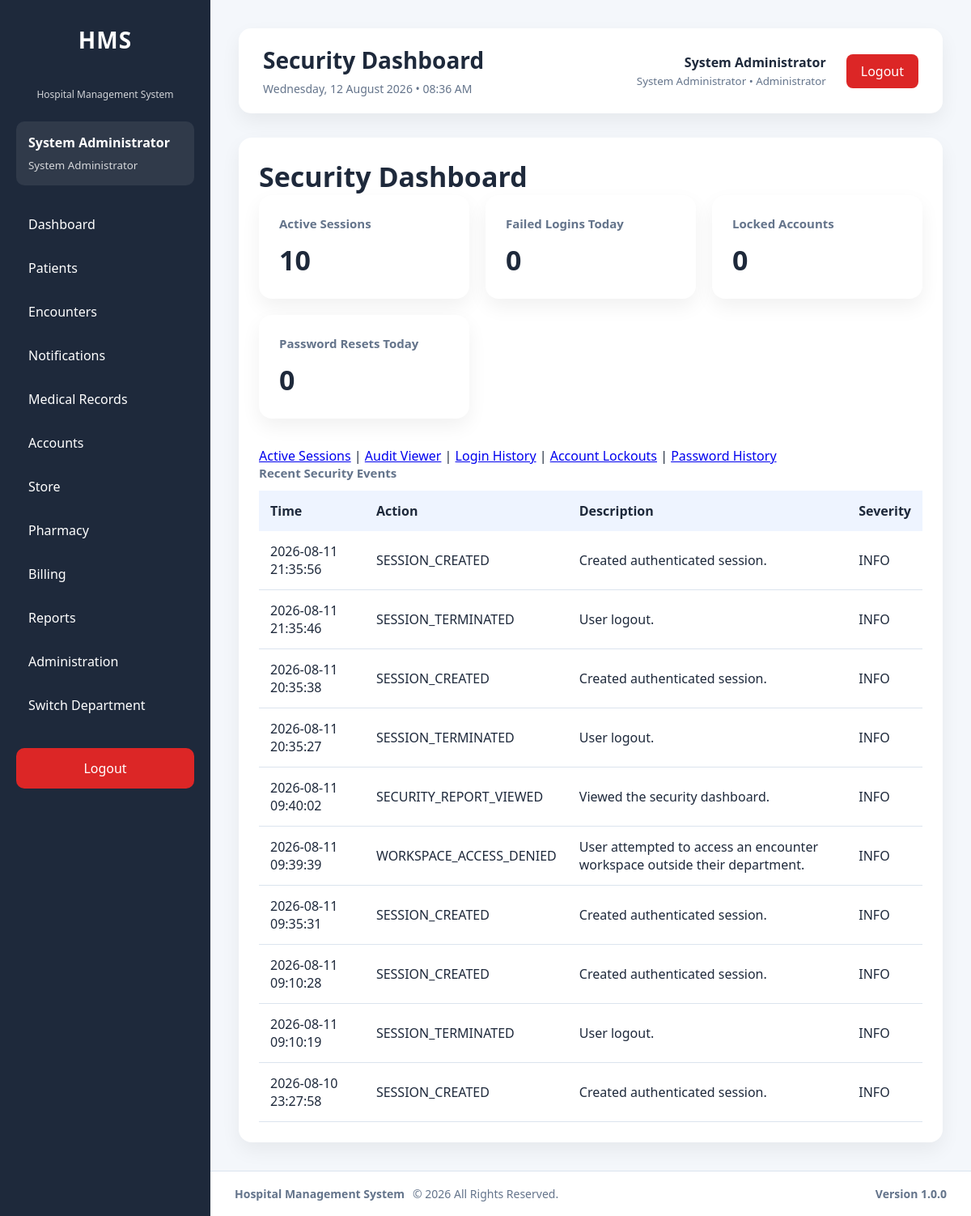
The page /modules/administration/security/dashboard.php (signed in) on the database as committed earlier.
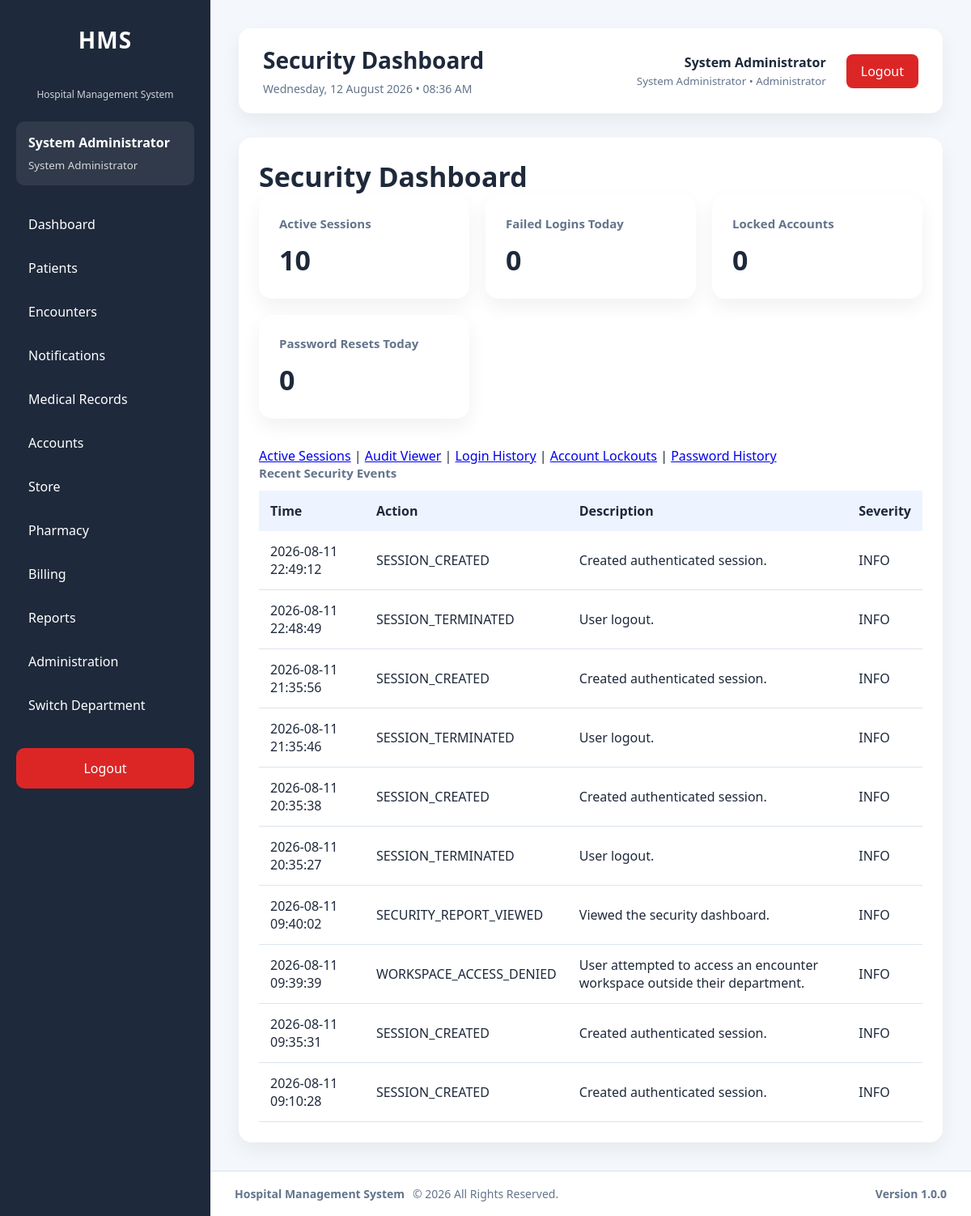
The same page on the database as committed later.
### tables this page shows
CREATE TABLE `system_settings` (
  `id` bigint(20) NOT NULL AUTO_INCREMENT,
  `setting_key` varchar(191) NOT NULL,
  `setting_value` longtext DEFAULT NULL,
  `setting_type` varchar(30) NOT NULL DEFAULT 'string',
  `setting_group` varchar(100) NOT NULL,
  `description` text DEFAULT NULL,
  `default_value` longtext DEFAULT NULL,
  `validation_rules` text DEFAULT NULL,
  `is_public` tinyint(1) NOT NULL DEFAULT 0,
  `is_editable` tinyint(1) NOT NULL DEFAULT 1,
  `is_system` tinyint(1) NOT NULL DEFAULT 0,
  `is_sensitive` tinyint(1) NOT NULL DEFAULT 0,
  `is_encrypted` tinyint(1) NOT NULL DEFAULT 0,
  `sort_order` int(11) NOT NULL DEFAULT 0,
  `created_by` int(11) DEFAULT NULL,
  `updated_by` int(11) DEFAULT NULL,
  `created_at` timestamp NOT NULL DEFAULT current_timestamp(),
  `updated_at` timestamp NULL DEFAULT NULL ON UPDATE current_timestamp(),
  PRIMARY KEY (`id`),
  UNIQUE KEY `uq_system_settings_key` (`setting_key`),
  KEY `idx_system_settings_group_order` (`setting_group`,`sort_order`,`setting_key`),
  KEY `idx_system_settings_public` (`is_public`,`setting_group`),
  KEY `idx_system_settings_system` (`is_system`,`is_editable`),
  KEY `fk_system_settings_created_by` (`created_by`),
  KEY `fk_system_settings_updated_by` (`updated_by`),
  CONSTRAINT `fk_system_settings_created_by` FOREIGN KEY (`created_by`) REFERENCES `users` (`id`) ON DELETE SET NULL ON UPDATE CASCADE,
  CONSTRAINT `fk_system_settings_updated_by` FOREIGN KEY (`updated_by`) REFERENCES `users` (`id`) ON DELETE SET NULL ON UPDATE CASCADE
);

CREATE TABLE `audit_logs` (
  `id` int(11) NOT NULL AUTO_INCREMENT,
  `user_id` int(11) DEFAULT NULL,
  `visit_id` int(11) DEFAULT NULL,
  `patient_id` int(11) DEFAULT NULL,
  `module` varchar(100) NOT NULL,
  `action` varchar(100) NOT NULL,
  `description` text DEFAULT NULL,
  `ip_address` varchar(50) DEFAULT NULL,
  `user_agent` varchar(255) DEFAULT NULL,
  `department_id` int(11) DEFAULT NULL,
  `severity` varchar(20) NOT NULL DEFAULT 'INFO',
  `event_type` varchar(100) NOT NULL DEFAULT 'GENERAL',
  `created_at` timestamp NOT NULL DEFAULT current_timestamp(),
  PRIMARY KEY (`id`),
  KEY `idx_audit_user` (`user_id`),
  KEY `idx_audit_visit` (`visit_id`),
  KEY `idx_audit_patient_created` (`patient_id`,`created_at`),
  KEY `idx_audit_module` (`module`),
  KEY `idx_audit_created` (`created_at`),
  KEY `idx_audit_action_created` (`action`,`created_at`),
  KEY `idx_audit_user_created` (`user_id`,`created_at`),
  KEY `idx_audit_ip_created` (`ip_address`,`created_at`),
  KEY `idx_audit_department_created` (`department_id`,`created_at`),
  KEY `idx_audit_module_created` (`module`,`created_at`),
  KEY `idx_audit_event_created` (`event_type`,`created_at`),
  KEY `idx_audit_severity_created` (`severity`,`created_at`),
  KEY `idx_audit_visit_created` (`visit_id`,`created_at`),
  CONSTRAINT `fk_audit_department` FOREIGN KEY (`department_id`) REFERENCES `departments` (`id`) ON DELETE SET NULL ON UPDATE CASCADE,
  CONSTRAINT `fk_audit_patient` FOREIGN KEY (`patient_id`) REFERENCES `patients` (`id`) ON DELETE SET NULL ON UPDATE CASCADE,
  CONSTRAINT `fk_audit_user` FOREIGN KEY (`user_id`) REFERENCES `users` (`id`) ON DELETE SET NULL ON UPDATE CASCADE,
  CONSTRAINT `fk_audit_visit` FOREIGN KEY (`visit_id`) REFERENCES `visits` (`id`) ON DELETE SET NULL ON UPDATE CASCADE
);

### modules/administration/security/bootstrap.php (called while the page is built, shortened)
<?php
require_once __DIR__ . '/../../../config/auth.php';
require_once __DIR__ . '/../../../config/helpers.php';
require_once __DIR__ . '/../../../services/SessionService.php';
require_once __DIR__ . '/../../../services/AuditService.php';
$securityAuditService = new AuditService($pdo);

### services/AuditService.php (called while the page is built, shortened)
<?php
class AuditService
{
    private PDO $db;
    public function __construct(PDO $db)
    {
        $this->db = $db;
    }
    private function getClientIp(): string
    {
        $keys = [
            'HTTP_CLIENT_IP',
            'HTTP_X_FORWARDED_FOR',
            'REMOTE_ADDR'
        ];
        foreach ($keys as $key) {
            if (!empty($_SERVER[$key])) {
                return trim(explode(',', $_SERVER[$key])[0]);
            }
        }
        return 'UNKNOWN';
    }
    public function search(array $filters = [], int $page = 1, int $perPage = 50): array
    {
        $page = max(1, $page);
        $perPage = min(100, max(1, $perPage));
        $where = [];
        $parameters = [];
        if (!empty($filters['module'])) {
            $where[] = 'a.module = :module';
            $parameters[':module'] = $filters['module'];
        }
        $condition = $where ? ' WHERE ' . implode(' AND ', $where) : '';
        $countStmt = $this->db->prepare('SELECT COUNT(*) FROM audit_logs a' . $condition);
        $countStmt->execute($parameters);
        $total = (int)$countStmt->fetchColumn();
        $sql = '
            SELECT a.*, u.first_name, u.last_name, u.username,
                   d.department_name
            FROM audit_logs a
            LEFT JOIN users u ON u.id = a.user_id
            LEFT JOIN departments d ON d.id = a.department_id
        ' . $condition . ' ORDER BY a.created_at DESC, a.id DESC LIMIT :limit OFFSET :offset';
        $stmt = $this->db->prepare($sql);
        foreach ($parameters as $key => $value) {
            $stmt->bindValue($key, $value);
        }
        $stmt->bindValue(':limit', $perPage, PDO::PARAM_INT);
        $stmt->bindValue(':offset', ($page - 1) * $perPage, PDO::PARAM_INT);
        $stmt->execute();
        return [
            'success' => true,
            'data' => $stmt->fetchAll(PDO::FETCH_ASSOC),
            'total' => $total,
            'page' => $page,
            'per_page' => $perPage,
            'errors' => []
        ];
    }
    public function securitySummary(): array
    {
        $queries = [
            'active_sessions' => "SELECT COUNT(*) FROM active_sessions WHERE status = 'Active'",
            'failed_logins_today' => "SELECT COUNT(*) FROM audit_logs WHERE action = 'LOGIN_FAILED' AND created_at >= CURDATE()",
            'locked_accounts' => "SELECT COUNT(*) FROM users WHERE locked_at IS NOT NULL",
            'password_resets_today' => "SELECT COUNT(*) FROM audit_logs WHERE action = 'PASSWORD_RESET' AND created_at >= CURDATE()",
            'security_events_today' => "SELECT COUNT(*) FROM audit_logs WHERE module = 'Security' AND created_at >= CURDATE()"
        ];
        $summary = [];
        foreach ($queries as $key => $sql) {
            $summary[$key] = (int)$this->db->query($sql)->fetchColumn();
        }
        return ['success' => true, 'data' => $summary, 'errors' => []];
    }
}

### services/SettingsService.php (called while the page is built, shortened)
<?php
require_once __DIR__ . '/AuditService.php';
class SettingsService
{
    private PDO $pdo;
    private string $cacheNamespace;
    private static array $rowCache = [];
    public function __construct(PDO $pdo)
    {
        $this->pdo = $pdo;
        $this->cacheNamespace = (string)spl_object_id($pdo);
    }
    public function get(string $key, mixed $default = null): mixed
    {
        $row = $this->settingRow($key);
        $stored = $row['setting_value'];
        try {
            return $this->deserializeValue((string)$stored, (string)$row['setting_type']);
        } catch (Throwable $exception) {
            return $default;
        }
    }
    public function getInteger(string $key, int $default = 0): int
    {
        $value = $this->get($key, $default);
        return is_numeric($value) ? (int)$value : $default;
    }
    private function settingRow(string $key): ?array
    {
        if (array_key_exists($key, self::$rowCache[$this->cacheNamespace] ?? [])) {
            return self::$rowCache[$this->cacheNamespace][$key];
        }
        try {
            $stmt = $this->pdo->prepare(
                'SELECT * FROM system_settings WHERE setting_key = :setting_key LIMIT 1'
            );
            $stmt->execute([':setting_key' => $key]);
            $row = $stmt->fetch(PDO::FETCH_ASSOC) ?: null;
        } catch (Throwable $exception) {
            $row = null;
        }
        self::$rowCache[$this->cacheNamespace][$key] = $row;
        return $row;
    }
    private function deserializeValue(string $value, string $type): mixed
    {
        return match ($type) {
            'integer' => (int)$value,
            'boolean' => in_array(strtolower($value), ['1', 'true', 'yes', 'on'], true),
            'float' => (float)$value,
            'array' => $this->toArray($value),
            default => $value
        };
    }
}

### services/SessionService.php (called while the page is built, shortened)
<?php
class SessionService
{
    private ?PDO $pdo;
    private ?int $resolvedTimeoutSeconds = null;
    public function __construct(?PDO $pdo = null)
    {
        if ($pdo === null) {
            require_once __DIR__ . '/../config/database.php';
            $pdo = $GLOBALS['pdo'] ?? ($pdo ?? null);
        }
        $this->pdo = $pdo;
    }
    public function requireLogin(): void
    {
        $this->refreshOrExpire();
    }
    private function refreshOrExpire(): void
    {
        $lastActivity = (int)(
            $_SESSION['last_activity']
            ?? $_SESSION['login_time']
            ?? time()
        );
        if (time() - $lastActivity <= $this->sessionTimeoutSeconds()) {
            return;
        }
        exit;
    }
    private function sessionTimeoutSeconds(): int
    {
        if ($this->resolvedTimeoutSeconds !== null) {
            return $this->resolvedTimeoutSeconds;
        }
        $config = require __DIR__ . '/../config/app.php';
        $fallback = max(
            60,
            (int)($config['security']['session_timeout_seconds']
                ?? self::SESSION_TIMEOUT_SECONDS)
        );
        try {
            require_once __DIR__ . '/SettingsService.php';
            $minutes = (new SettingsService($this->pdo))->getInteger(
                'security.session_timeout_minutes',
                (int)ceil($fallback / 60)
            );
            return $this->resolvedTimeoutSeconds = max(60, $minutes * 60);
        } catch (Throwable $exception) {
            return $this->resolvedTimeoutSeconds = $fallback;
        }
    }
}

### config/auth.php (called while the page is built, shortened)
<?php
require_once __DIR__ . '/../services/SessionService.php';
$sessionService = new SessionService();
$sessionService->requireLogin();

### config/helpers.php (called while the page is built, shortened)
<?php
function e($value): string
{
    return htmlspecialchars(
        (string)$value,
        ENT_QUOTES,
        'UTF-8'
    );
}

### modules/administration/security/dashboard.php (the view, shortened to what the rows shown need)
<?php
require_once __DIR__ . '/bootstrap.php';
$securityAuditService->log(
    (int)$currentUser['id'],
    null,
    'Security',
    'SECURITY_REPORT_VIEWED',
    'Viewed the security dashboard.',
    $_SESSION['active_department_id'] ?? null,
    'INFO',
    'SECURITY_REPORT_VIEWED'
);
$summary = $securityAuditService->securitySummary()['data'] ?? [];
$recent = $securityAuditService->search(['module' => 'Security'], 1, 10)['data'] ?? [];
require_once __DIR__ . '/../../../layouts/header.php';
require_once __DIR__ . '/../../../layouts/sidebar.php';
?>
<main class="content">
    <?php require_once __DIR__ . '/../../../layouts/navbar.php'; ?>
    <section class="card">
        <h2>Security Dashboard</h2>
        <div class="stats">
            <div class="card"><h3>Active Sessions</h3><h2><?= (int)($summary['active_sessions'] ?? 0) ?></h2></div>
            <div class="card"><h3>Failed Logins Today</h3><h2><?= (int)($summary['failed_logins_today'] ?? 0) ?></h2></div>
            <div class="card"><h3>Locked Accounts</h3><h2><?= (int)($summary['locked_accounts'] ?? 0) ?></h2></div>
            <div class="card"><h3>Password Resets Today</h3><h2><?= (int)($summary['password_resets_today'] ?? 0) ?></h2></div>
        </div>
        <table><thead><tr><th>Time</th><th>Action</th><th>Description</th><th>Severity</th></tr></thead><tbody>
        <?php foreach ($recent as $event): ?><tr><td><?= e($event['created_at']) ?></td><td><?= e($event['action']) ?></td><td><?= e($event['description']) ?></td><td><?= e($event['severity']) ?></td></tr><?php endforeach; ?>
        </tbody></table>
    </section>
</main>
<?php require_once __DIR__ . '/../../../layouts/footer.php'; ?>

Rows that differ between the two databases and show on the page:
no longer on this page (row unchanged): audit_logs: created_at "2026-08-11 09:10:19", action "SESSION_TERMINATED", description "User logout.", severity "INFO"
no longer on this page (row unchanged): audit_logs: created_at "2026-08-10 23:27:58", action "SESSION_CREATED", description "Created authenticated session.", severity "INFO"
added audit_logs: created_at "2026-08-11 22:49:12", action "SESSION_CREATED", description "Created authenticated session.", severity "INFO"
added audit_logs: created_at "2026-08-11 22:48:49", action "SESSION_TERMINATED", description "User logout.", severity "INFO"
